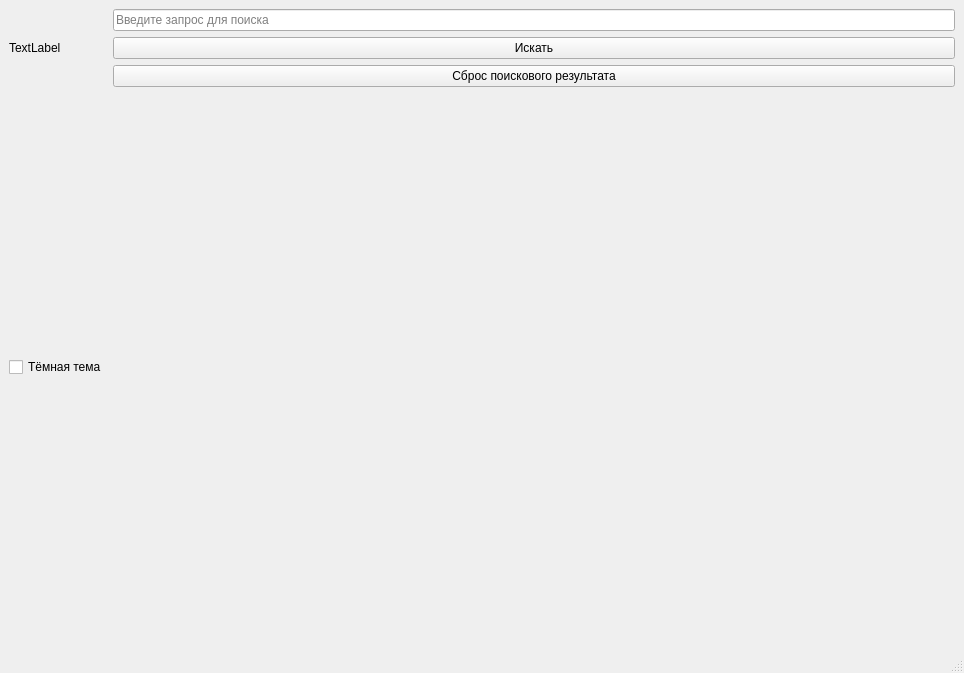
<?xml version="1.0" encoding="UTF-8"?>
<ui version="4.0">
 <class>MainWindow</class>
 <widget class="QMainWindow" name="MainWindow">
  <property name="geometry">
   <rect>
    <x>0</x>
    <y>0</y>
    <width>964</width>
    <height>673</height>
   </rect>
  </property>
  <property name="windowTitle">
   <string>Отображение карты</string>
  </property>
  <widget class="QWidget" name="centralwidget">
   <layout class="QGridLayout" name="gridLayout">
    <item row="0" column="0">
     <widget class="QLabel" name="g_map">
      <property name="text">
       <string>TextLabel</string>
      </property>
     </widget>
    </item>
    <item row="1" column="0">
     <widget class="QCheckBox" name="toggleTheme">
      <property name="text">
       <string>Тёмная тема</string>
      </property>
     </widget>
    </item>
    <item row="1" column="0">
     <spacer name="verticalSpacer">
      <property name="orientation">
       <enum>Qt::Vertical</enum>
      </property>
      <property name="sizeHint" stdset="0">
       <size>
        <width>20</width>
        <height>40</height>
       </size>
      </property>
     </spacer>
    </item>
    <item row="0" column="1">
     <layout class="QVBoxLayout" name="searchLayout">
      <item>
       <widget class="QLineEdit" name="searchLineEdit">
        <property name="placeholderText">
         <string>Введите запрос для поиска</string>
        </property>
       </widget>
      </item>
      <item>
       <widget class="QPushButton" name="searchButton">
        <property name="text">
         <string>Искать</string>
        </property>
       </widget>
      </item>
      <item>
       <widget class="QPushButton" name="resetButton">
        <property name="text">
         <string>Сброс поискового результата</string>
        </property>
       </widget>
      </item>
     </layout>
    </item>
    <item row="0" column="1">
     <spacer name="horizontalSpacer">
      <property name="orientation">
       <enum>Qt::Horizontal</enum>
      </property>
      <property name="sizeHint" stdset="0">
       <size>
        <width>40</width>
        <height>20</height>
       </size>
      </property>
     </spacer>
    </item>
   </layout>
  </widget>
  <widget class="QMenuBar" name="menubar">
   <property name="geometry">
    <rect>
     <x>0</x>
     <y>0</y>
     <width>964</width>
     <height>21</height>
    </rect>
   </property>
  </widget>
  <widget class="QStatusBar" name="statusbar"/>
 </widget>
 <resources/>
 <connections/>
</ui>
